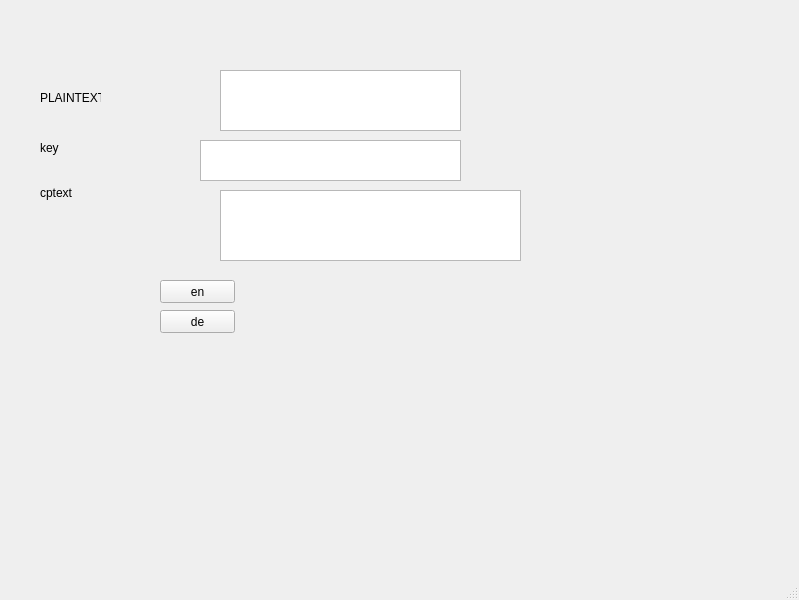
<?xml version="1.0" encoding="UTF-8"?>
<ui version="4.0">
 <class>MainWindow</class>
 <widget class="QMainWindow" name="MainWindow">
  <property name="geometry">
   <rect>
    <x>0</x>
    <y>0</y>
    <width>799</width>
    <height>600</height>
   </rect>
  </property>
  <property name="windowTitle">
   <string>MainWindow</string>
  </property>
  <widget class="QWidget" name="centralwidget">
   <widget class="QPlainTextEdit" name="plain">
    <property name="geometry">
     <rect>
      <x>220</x>
      <y>70</y>
      <width>241</width>
      <height>61</height>
     </rect>
    </property>
   </widget>
   <widget class="QLabel" name="label">
    <property name="geometry">
     <rect>
      <x>40</x>
      <y>90</y>
      <width>61</width>
      <height>16</height>
     </rect>
    </property>
    <property name="text">
     <string>PLAINTEXT</string>
    </property>
   </widget>
   <widget class="QTextEdit" name="key">
    <property name="geometry">
     <rect>
      <x>200</x>
      <y>140</y>
      <width>261</width>
      <height>41</height>
     </rect>
    </property>
   </widget>
   <widget class="QPlainTextEdit" name="cptext">
    <property name="geometry">
     <rect>
      <x>220</x>
      <y>190</y>
      <width>301</width>
      <height>71</height>
     </rect>
    </property>
   </widget>
   <widget class="QLabel" name="label_2">
    <property name="geometry">
     <rect>
      <x>40</x>
      <y>140</y>
      <width>61</width>
      <height>16</height>
     </rect>
    </property>
    <property name="text">
     <string>key</string>
    </property>
   </widget>
   <widget class="QLabel" name="label_3">
    <property name="geometry">
     <rect>
      <x>40</x>
      <y>183</y>
      <width>61</width>
      <height>20</height>
     </rect>
    </property>
    <property name="text">
     <string>cptext</string>
    </property>
   </widget>
   <widget class="QPushButton" name="encrypt">
    <property name="geometry">
     <rect>
      <x>160</x>
      <y>280</y>
      <width>75</width>
      <height>23</height>
     </rect>
    </property>
    <property name="text">
     <string>en</string>
    </property>
   </widget>
   <widget class="QPushButton" name="decrypt">
    <property name="geometry">
     <rect>
      <x>160</x>
      <y>310</y>
      <width>75</width>
      <height>23</height>
     </rect>
    </property>
    <property name="text">
     <string>de</string>
    </property>
   </widget>
  </widget>
  <widget class="QMenuBar" name="menubar">
   <property name="geometry">
    <rect>
     <x>0</x>
     <y>0</y>
     <width>799</width>
     <height>21</height>
    </rect>
   </property>
  </widget>
  <widget class="QStatusBar" name="statusbar"/>
 </widget>
 <resources/>
 <connections/>
</ui>
